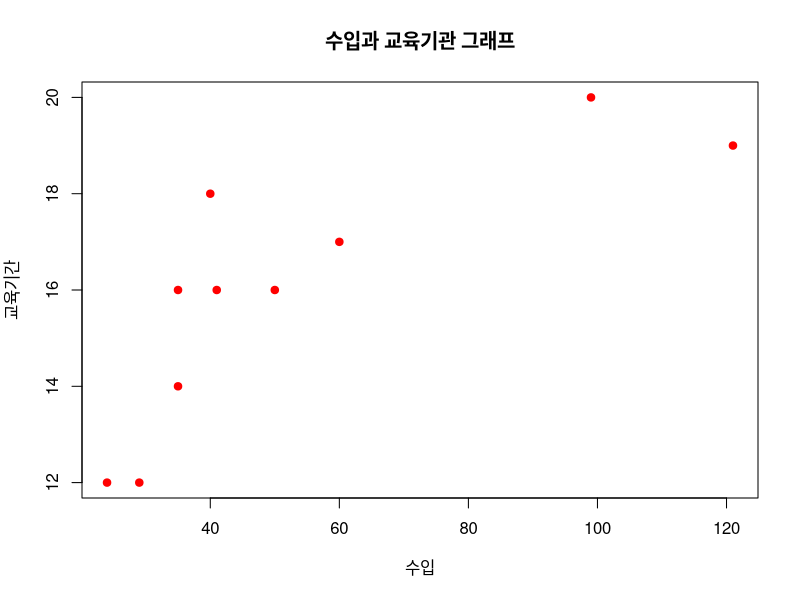
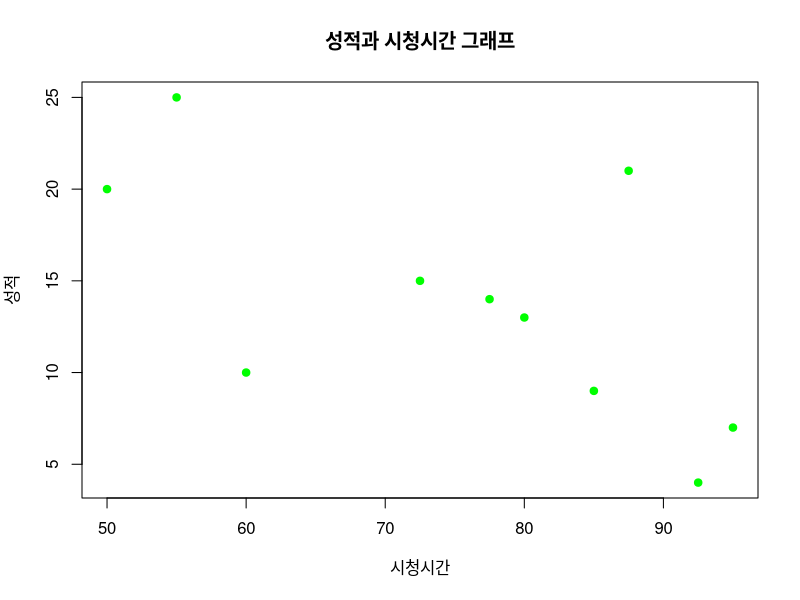
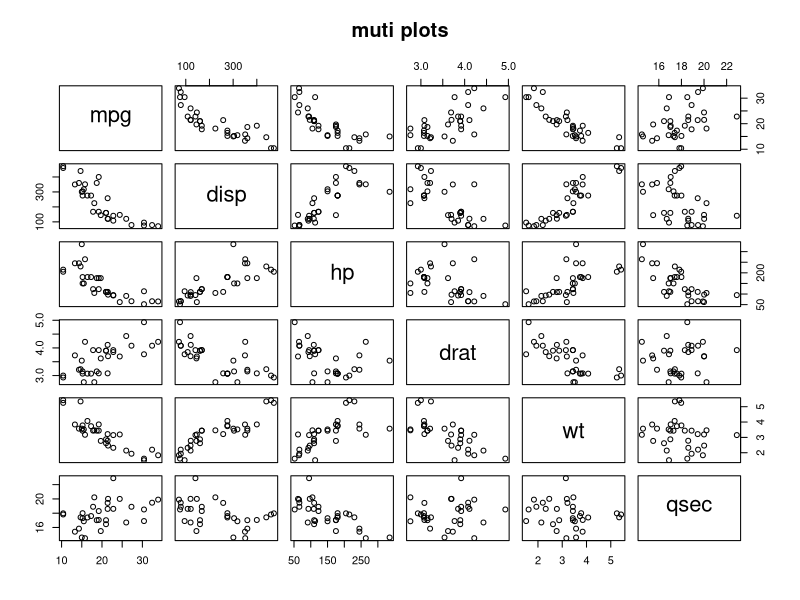

The R source for these figures, in order: (Note: this script raises an error after producing the figures.)
# 문1)
# 다음은 직장인 10명의 수입과 교육받은 기간을 조사한 자료이다. 산점도와 상관계수를 구하고, 
# 수입과 교육기간 사이에 어떤 상관관계가 있는지 설명하시오.
# 
# 수입 	 121 99 41 35 40 29 35 24 50 60
# 교육기간 19  20 16 16 18 12 14 12 16 17

inco.1<-c(121,99,41,35,40,29,35,24,50,60) ;inco.1
leti.1<-c(19,20,16,16,18,12,14,12,16,17);leti.1
i.i<-data.frame(inco.1,leti.1);i.i

plot(inco.1,leti.1,main = "수입과 교육기관 그래프",
     xlab="수입", ylab="교육기간",
     col="red",pch=19)

cor(i.i) #데이터프레임 만들어준 후에 상관계수 구하기
cor(inco.1,leti.1)
 #양의 상관관계가 있음

# 
# 문2)
# 다음은 대학생 10명의 성적과 주당 TV 시청시간을 조사한 자료이다. 산점도와 상관계수를 구하고, 
# 성적과 TV 시청시간 사이에 어떤 상관관계가 있는지 설명하시오.
# 성적 	 77.5 60 50 95 55 85 72.5 80 92.5 87.5
# 시청시간 14   10 20  7 25  9 15   13  4   21

sco.1<-c(77.5,60,50,95,55,85,72.5,80,92.5,87.5);sco.1
t.t<-c(14,10,20,7,25,9,15,13,4,21);t.t

plot(sco.1,t.t,main = "성적과 시청시간 그래프",
     xlab="시청시간",ylab="성적",
     col="green",pch=19)

s.t<-data.frame(sco.1,t.t);s.t #데이터프레임 만들어준 후에 상관계수
cor(s.t[,1:2])
cor(sco.1,t.t)
#상관계수: 음의 상관관계가 있다.


# 
# 문3) 
# R에서 제공하는 mtcars 데이터셋에서 mpg와 다른 변수들 간의 상관계수를
# 구하시오. 어느 변수가 mpg와 가장 상관성이 높은지 산점도와 함께 설명하시오.			
# 
mtcars
str(mtcars)

m.t<-c("mpg","disp","hp","drat","wt","qsec");m.t
target<-mtcars[ , m.t]

pairs(target,main="muti plots")
cor(target)

cor(mtcars,mpg) #한줄로 끝남
#w.t 가 가장 상관관계가 높음, 음의 상관관계


# 문4)
# 다음은 2015년부터 2026년도까지의 예상 인구수 추계자료이다. 연도를 x
# 축으로 하여 선그래프를 작성하시오.
# 
# 연도		총인구 (천명)		연도		총인구 (천명)
# 2015		51014				2021		52123
# 2016		51245				2022		52261
# 2017		51446				2023		52388
# 2018		51635				2024		52504
# 2019		51811				2025		52609
# 2020		51973				2026		52704
# 

#시계열 data -선그래프 , x 축이 시간
year<-2015:2026
p.p<-c(51014,51245,51446,51635,51811,51973,52123,52261,52388,52504,52609,52704)

plot(year, p.p, main="예상인구수",  #lwd = 선의 두께 ,
                                    #lty= 선의 모양
     type="l",                      
     xlab="year",  ylab="인구수",
     lty=1,  lwd=1,)


# 문5)
# R에서 제공하는 trees 데이터셋에 대해 다음 문제를 해결하기 위한 R 코
# 드를 작성하시오.

# (1) 나무의 지름(Girth)과 높이(Height)에 대해 산점도와 상관계수를 보이시오.
tr <- trees[,c('Girth','Height')]
tr
plot(tr)
cor(tr)

# (2) trees 데이터셋에 존재하는 3개 변수 간의 산점도와 상관계수를 보이시오.
trees
plot(trees)
cor(trees)

#두께와 큰 양의 상관 관계가 있다. 